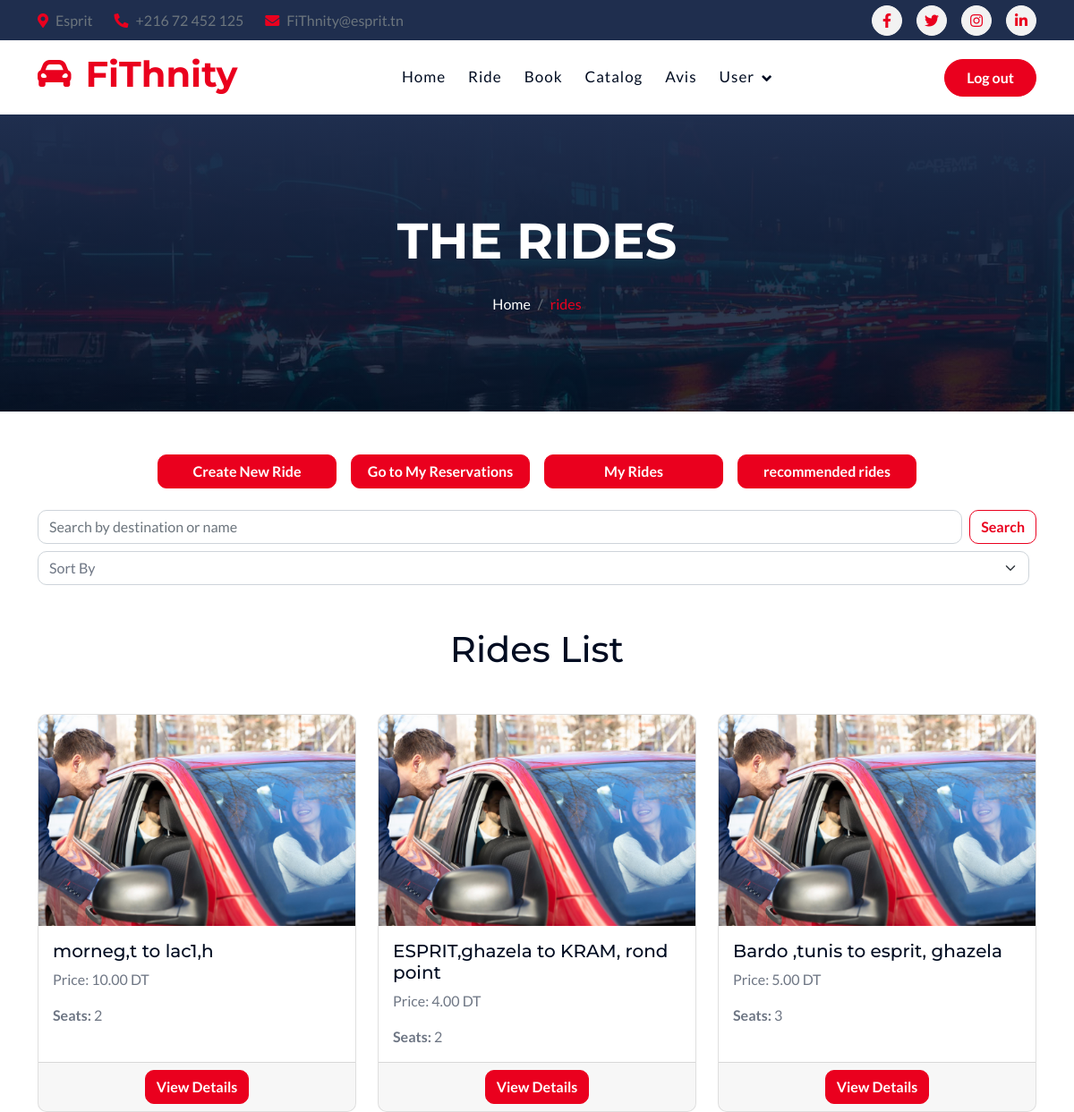
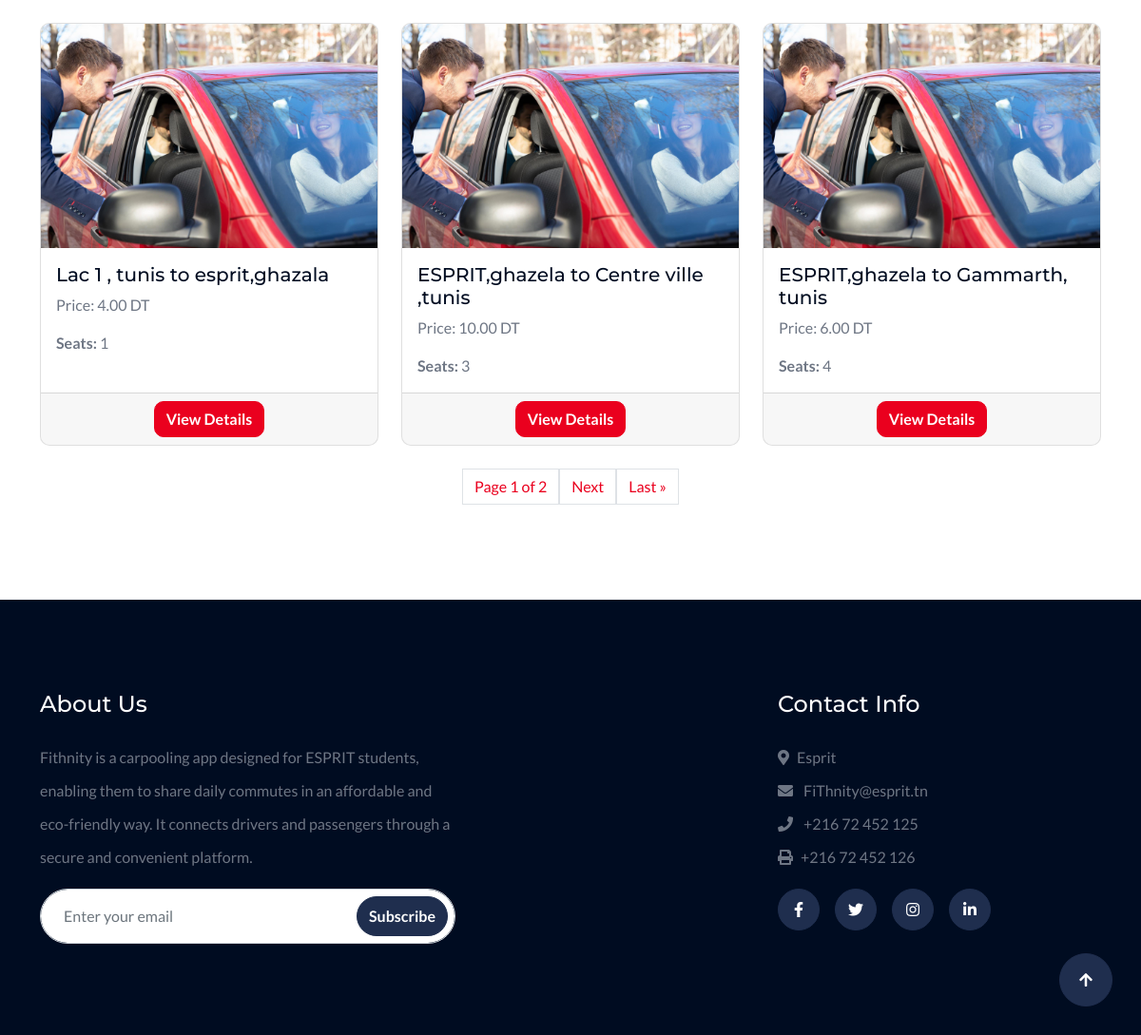
Screenshot of /rides/ with the database file from the repository (2 pictures, top to bottom).
### Rides/models.py (models this page shows, shortened)
class Ride(models.Model):
    id_ride = models.IntegerField(primary_key=True)
    owner = models.ForeignKey(
        settings.AUTH_USER_MODEL,
        on_delete=models.CASCADE)
    name = models.CharField(
        max_length=100,
        validators=[RegexValidator(regex=r'^[\w\s]+$', message="The name can only contain alphanumeric characters.")]
    )
    description = models.TextField(blank=True, null=True)
    departure_time = models.DateTimeField(
        validators=[validate_future_date],  # Ensure the date and time are in the future
        error_messages={'required': "The departure date and time are required."},
    )
    start_point = models.CharField(
        max_length=255,
        validators=[validate_city_town],
        error_messages={'invalid': "The start point must be 'town, Tunisia'."}
    )
    destination = models.CharField(
        max_length=255,
        validators=[validate_city_town],
        error_messages={'invalid': "The destination must be 'town, Tunisia'."}
    )
    available_seats = models.PositiveIntegerField(
        default=0,
        validators=[MinValueValidator(1), MaxValueValidator(4)],  # Seats between 1 and 4
        error_messages={
            'min_value': "The number of available seats cannot be less than 1.",
            'max_value': "The number of available seats cannot be more than 4.",
            'invalid': "Please enter a valid number of available seats."
        }
    )
    price = models.DecimalField(
        max_digits=5,
        decimal_places=2,
        validators=[MinValueValidator(0), MaxValueValidator(15)],  # Max value updated to 15
        error_messages={
            'min_value': "The price must be greater than 0.",
            'max_value': "The price cannot be more than 15 DT.",
            'invalid': "Please enter a valid price."
        }
    )
    RECURRING_CHOICES = [
        ('ponctuel', 'Single Trip'),
        ('recurrent', 'Recurring Trip'),
    ]
    is_recurring = models.CharField(
        max_length=10,
        choices=RECURRING_CHOICES,
        default='ponctuel',  # Default to Single Trip
        error_messages={'invalid_choice': "Please choose between 'Single Trip' or 'Recurring Trip'."}
    )
    created_at = models.DateTimeField(auto_now_add=True)
    updated_at = models.DateTimeField(auto_now=True)

### Rides/views.py (the view)
# urls.py: path('', views.ride_list, name='ride_list'),  # List of all rides
def ride_list(request):
    search_query = request.GET.get('q')
    sort_option = request.GET.get('sort')
    rides = Ride.objects.filter(available_seats__gt=0)
    if search_query:
        rides = rides.filter(
            Q(destination__icontains=search_query) | Q(name__icontains=search_query)
        )
    if sort_option == 'price_asc':
        rides = rides.order_by('price')
    elif sort_option == 'price_desc':
        rides = rides.order_by('-price')
    elif sort_option == 'seats_desc':
        rides = rides.order_by('-available_seats')
    elif sort_option == 'date_asc':
        rides = rides.order_by('departure_time')
    elif sort_option == 'date_desc':
        rides = rides.order_by('-departure_time')
    images = [
        '/static/img/car-1.png',
        '/static/img/car-2.png',
        '/static/img/car-3.png',
        '/static/img/car-4.png',
    ]
    for ride in rides:
        ride.image = random.choice(images)
    paginator = Paginator(rides, 6)  # Show 8 rides per page
    page_number = request.GET.get('page')  # Get the page number from the URL query parameter
    page_obj = paginator.get_page(page_number)  # Get the page object
    return render(request, 'trajet/rides_list.html', {
        'page_obj': page_obj,
        'search_query': search_query,
        'sort_option': sort_option
    })

### template/trajet/rides_list.html (shortened to what this page needs)
{% include "../nav.html" %}
{% load static %}
<div class="container-fluid bg-breadcrumb">
    <div class="container text-center py-5" style="max-width: 900px;">
        <h4 class="text-white display-4 mb-4 wow fadeInDown" data-wow-delay="0.1s">THE RIDES</h4>
        <ol class="breadcrumb d-flex justify-content-center mb-0 wow fadeInDown" data-wow-delay="0.3s">
            <li class="breadcrumb-item"><a href="{% url 'welcome' %}">Home</a></li>
            <li class="breadcrumb-item active text-primary">rides</li>
        </ol>
    </div>
</div>
<div class="container d-flex justify-content-center mb-4">
    <a href="{% url 'create_ride' %}" class="btn btn-primary mx-2" style="width: 200px;">Create New Ride</a>
    <a href="{% url 'my_reservations' %}" class="btn btn-primary mx-2" style="width: 200px;">Go to My Reservations</a>
    <a href="{% url 'my_rides' %}" class="btn btn-primary mx-2" style="width: 200px;">My Rides</a>
    <a href="{% url 'recommended_rides' %}" class="btn btn-primary mx-2" style="width: 200px;">recommended rides</a>
</div>
<div class="container my-4">
    <form method="get" class="d-flex">
        <input class="form-control me-2" type="search" name="q" placeholder="Search by destination or name" value="{{ search_query|default:'' }}">
        <button class="btn btn-outline-primary" type="submit">Search</button>
    </form>
    <form method="get" class="d-flex">
        <select name="sort" class="form-select me-2" onchange="this.form.submit()">
            <option value="">Sort By</option>
        </select>
    </form>
</div>
<h1 class="text-center mt-5">Rides List</h1>
<div class="container mt-5">
    <div class="row row-cols-1 row-cols-md-3 g-4">
        {% for ride in page_obj %}
            <div class="col">
                <div class="card h-100">
                    <img src="{% static 'img/covoiturage.jpeg'%}" class="card-img-top" alt="Ride Image">
                    <div class="card-body">
                        <h5 class="card-title">{{ ride.start_point }} to {{ ride.destination }}</h5>
                        <p class="card-text">Price: {{ ride.price }} DT</p>
                        <p class="card-text"><strong>Seats:</strong> {{ ride.available_seats }}</p>
                    </div>
                    <div class="card-footer text-center">
                        <a href="{% url 'ride_detail' ride.pk %}" class="btn btn-primary">View Details</a>
                    </div>
                </div>
            </div>
        {% endfor %}
    </div>
</div>
<div class="d-flex justify-content-center mt-4">
    <div class="pagination">
        <span class="page-link">Page {{ page_obj.number }} of {{ page_obj.paginator.num_pages }}</span>
        {% if page_obj.has_next %}
            <a class="page-link" href="?page={{ page_obj.next_page_number }}{% if search_query %}&q={{ search_query }}{% endif %}{% if sort_option %}&sort={{ sort_option }}{% endif %}">Next</a>
            <a class="page-link" href="?page={{ page_obj.paginator.num_pages }}{% if search_query %}&q={{ search_query }}{% endif %}{% if sort_option %}&sort={{ sort_option }}{% endif %}">Last &raquo;</a>
        {% endif %}
    </div>
</div>
<div style="height: 100px;"></div>
{% include "../footer.html" %}

### template/nav.html (shortened to what this page needs)
<!DOCTYPE html>
<html lang="en">
{% load static %}
    <head>
<link rel="stylesheet" href="https://cdnjs.cloudflare.com/ajax/libs/noUiSlider/15.6.0/nouislider.min.css">
        <link rel="stylesheet" href="https://use.fontawesome.com/releases/v5.15.4/css/all.css"/>
        <link href="https://cdn.jsdelivr.net/npm/bootstrap-icons@1.4.1/font/bootstrap-icons.css" rel="stylesheet">
        <link href="{% static 'lib/animate/animate.min.css' %}" rel="stylesheet">
        <link href="{% static 'lib/owlcarousel/assets/owl.carousel.min.css' %}" rel="stylesheet">
        <link href="{% static 'css/bootstrap.min.css' %}" rel="stylesheet">
        <link href="{% static 'css/style.css' %}" rel="stylesheet">
    </head>
    <body>
        <div class="container-fluid topbar bg-secondary d-none d-xl-block w-100">
            <div class="container">
                <div class="row gx-0 align-items-center" style="height: 45px;">
                    <div class="col-lg-6 text-center text-lg-start mb-lg-0">
                        <div class="d-flex flex-wrap">
                            <a href="#" class="text-muted me-4"><i class="fas fa-map-marker-alt text-primary me-2"></i>Esprit</a>
                            <a href="tel:+01234567890" class="text-muted me-4"><i class="fas fa-phone-alt text-primary me-2"></i>+216 72 452 125</a>
                            <a href="mailto:example@gmail.com" class="text-muted me-0"><i class="fas fa-envelope text-primary me-2"></i>FiThnity@esprit.tn</a>
                        </div>
                    </div>
                    <div class="col-lg-6 text-center text-lg-end">
                        <div class="d-flex align-items-center justify-content-end">
                            <a href="#" class="btn btn-light btn-sm-square rounded-circle me-3"><i class="fab fa-facebook-f"></i></a>
                            <a href="#" class="btn btn-light btn-sm-square rounded-circle me-3"><i class="fab fa-twitter"></i></a>
                            <a href="#" class="btn btn-light btn-sm-square rounded-circle me-3"><i class="fab fa-instagram"></i></a>
                            <a href="#" class="btn btn-light btn-sm-square rounded-circle me-0"><i class="fab fa-linkedin-in"></i></a>
                        </div>
                    </div>
                </div>
            </div>
        </div>
        <div class="container-fluid nav-bar sticky-top px-0 px-lg-4 py-2 py-lg-0">
            <div class="container">
                <nav class="navbar navbar-expand-lg navbar-light">
                    <a href="{% url 'welcome' %}"  class="navbar-brand p-0">
                        <h1 class="display-6 text-primary"><i class="fas fa-car-alt me-3"></i></i>FiThnity</h1>
                    </a>
                    <div class="collapse navbar-collapse" id="navbarCollapse">
                        <div class="navbar-nav mx-auto py-0">
                            <a href="{% url 'welcome' %}"  class="nav-item nav-link">Home</a>
                            <a href="{% url 'create_ride' %}" class="nav-item nav-link">Ride</a>
                            <a href="{% url 'ride_list' %}" class="nav-item nav-link">Book</a>
                            <a href="{% url 'offre_list' %}" class="nav-item nav-link">Catalog</a>
                            <a href="{% url 'avis_list' %}" class="nav-item nav-link">Avis</a>
                            <div class="nav-item dropdown">
                                <a href="#" class="nav-link dropdown-toggle" data-bs-toggle="dropdown">User</a>
                            </div>
                        </div>
                        <a href="{% url 'user_logout' %}" class="btn btn-primary rounded-pill py-2 px-4">Log out</a>
                    </div>
                </nav>
            </div>
        </div>

### template/footer.html (shortened to what this page needs)
{% load static %}
<div class="container-fluid footer py-5 wow fadeIn" data-wow-delay="0.2s">
    <div class="container py-5">
        <div class="row g-5">
            <div class="col-md-6 col-lg-6 col-xl-5">
                <div class="footer-item d-flex flex-column">
                    <div class="footer-item">
                        <h4 class="text-white mb-4">About Us</h4>
                        <p class="mb-3">Fithnity is a carpooling app designed for ESPRIT students, enabling them to share daily commutes in an affordable and eco-friendly way. It connects drivers and passengers through a secure and convenient platform.</p>
                    </div>
                    <div class="position-relative">
                        <input class="form-control rounded-pill w-100 py-3 ps-4 pe-5" type="text" placeholder="Enter your email">
                        <button type="button" class="btn btn-secondary rounded-pill position-absolute top-0 end-0 py-2 mt-2 me-2" onclick="window.location.href='{% url 'choix' %}';">Subscribe</button>
                    </div>
                </div>
            </div>
            <div class="col-md-6 col-lg-6 col-xl-3">
            </div>
            <div class="col-md-6 col-lg-6 col-xl-3">
                <div class="footer-item d-flex flex-column">
                    <h4 class="text-white mb-4">Contact Info</h4>
                    <a href="#"><i class="fa fa-map-marker-alt me-2"></i>Esprit</a>
                    <a href="mailto:info@example.com"><i class="fas fa-envelope me-2"></i> FiThnity@esprit.tn</a>
                    <a href="tel:+012 345 67890"><i class="fas fa-phone me-2"></i> +216 72 452 125</a>
                    <a href="tel:+012 345 67890" class="mb-3"><i class="fas fa-print me-2"></i>+216 72 452 126</a>
                    <div class="d-flex">
                        <a class="btn btn-secondary btn-md-square rounded-circle me-3" href=""><i class="fab fa-facebook-f text-white"></i></a>
                        <a class="btn btn-secondary btn-md-square rounded-circle me-3" href=""><i class="fab fa-twitter text-white"></i></a>
                        <a class="btn btn-secondary btn-md-square rounded-circle me-3" href=""><i class="fab fa-instagram text-white"></i></a>
                        <a class="btn btn-secondary btn-md-square rounded-circle me-0" href=""><i class="fab fa-linkedin-in text-white"></i></a>
                    </div>
                </div>
            </div>
        </div>
    </div>
</div>
<a href="#" class="btn btn-secondary btn-lg-square rounded-circle back-to-top"><i class="fa fa-arrow-up"></i></a>
</body>
</html>

### static/css/style.css (style rules this page uses)
.back-to-top { position: fixed; right: 30px; bottom: 30px; transition: 0.5s; z-index: 99; }
.btn { font-weight: 600; transition: .5s; }
.btn-sm-square { width: 34px; height: 34px; }
.btn-md-square { width: 44px; height: 44px; }
.btn-lg-square { width: 56px; height: 56px; }
.btn-square, .btn-sm-square, .btn-md-square, .btn-lg-square, .btn-xl-square { padding: 0; display: flex; align-items: center; justify-content: center; font-weight: normal; }
.btn.btn-primary { color: var(--bs-white); }
.btn.btn-secondary { color: var(--bs-white); }
.btn.btn-light { color: var(--bs-primary); }
.nav-bar { background: var(--bs-white); }
.sticky-top { transition: 1s; }
.navbar-light .navbar-nav .nav-link { position: relative; margin-right: 25px; padding: 35px 0; letter-spacing: 1px; color: var(--bs-dark); font-size: 17px; font-weight: 500; outline: none; transition: .5s; }
.sticky-top .navbar-light .navbar-nav .nav-link { padding: 20px 0; color: var(--bs-dark); }
.navbar .dropdown-toggle::after { border: none; content: "\f107"; font-family: "Font Awesome 5 Free"; font-weight: 600; vertical-align: middle; margin-left: 8px; }
.bg-breadcrumb { position: relative; overflow: hidden; background: linear-gradient(rgba(31, 46, 78, 1), rgba(0, 12, 33, 0.8)), url(../img/fact-bg.jpg); background-position: center top; background-repeat: no-repeat; background-size: cover; padding: 60px 0 60px 0; transition: 0.5s; }
.bg-breadcrumb .breadcrumb { position: relative; }
.bg-breadcrumb .breadcrumb .breadcrumb-item a { color: var(--bs-white); }
.footer { background: var(--bs-dark); }
.footer .footer-item a { line-height: 35px; color: var(--bs-body); transition: 0.5s; }
.footer .footer-item p { line-height: 35px; }

### rows the page displays
Ride: start_point "morneg,t", destination "lac1,h", price "10.00", available_seats "2"
Ride: start_point "ESPRIT,ghazela", destination "KRAM, rond point", price "4.00", available_seats "2"
Ride: start_point "Bardo ,tunis", destination "esprit, ghazela", price "5.00", available_seats "3"
Ride: start_point "Lac 1 , tunis", destination "esprit,ghazala", price "4.00", available_seats "1"
Ride: start_point "ESPRIT,ghazela", destination "Centre ville ,tunis", price "10.00", available_seats "3"
Ride: start_point "ESPRIT,ghazela", destination "Gammarth, tunis", price "6.00", available_seats "4"

### other values shown
{{ page_obj.number }} "1"
{{ page_obj.paginator.num_pages }} "2"
